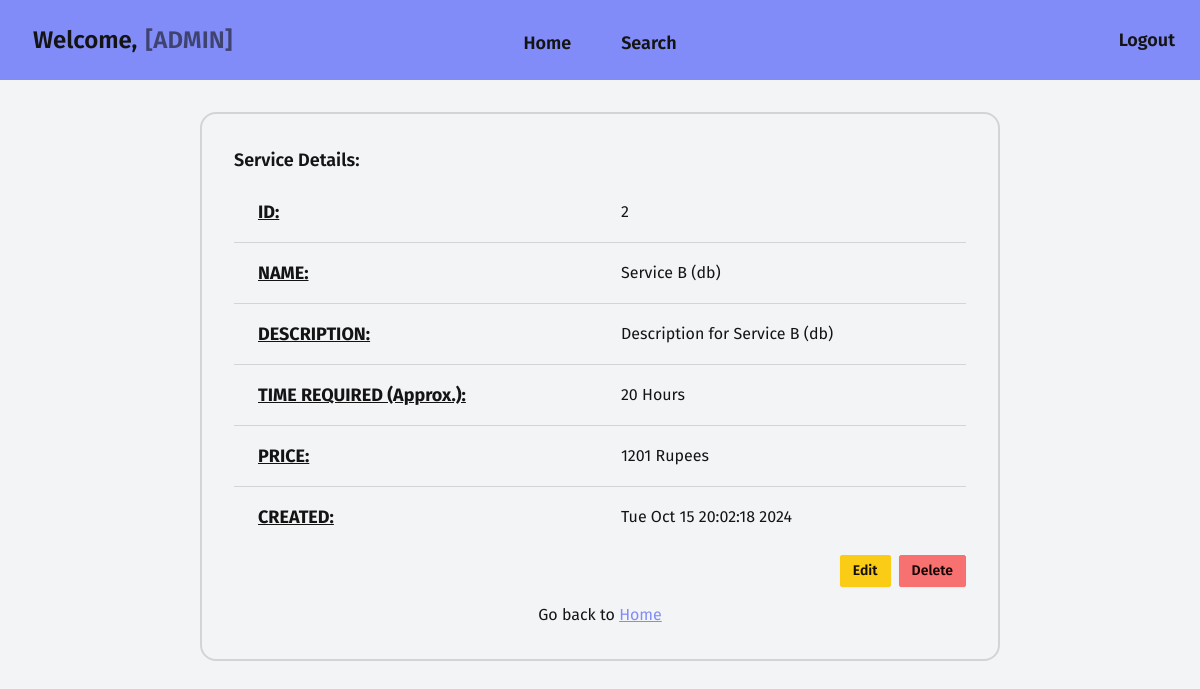
/admin/service/details/2, run on the app's committed database.
### models.py (models this page shows, shortened)
class Service(db.Model):
    __tablename__ = 'service'
    id: Mapped[int] = mapped_column(
        Integer, primary_key=True, autoincrement="auto")
    name: Mapped[str] = mapped_column(String(200))
    price: Mapped[int] = mapped_column(Integer)
    timereq: Mapped[Optional[int]] = mapped_column(Integer)  # in hours
    description: Mapped[str] = mapped_column(Text)
    professionals: Mapped[List["Professional"]
                          ] = relationship(back_populates="service")
    created: Mapped[Optional[datetime]] = mapped_column(
        DateTime, server_default=func.now())
    updated: Mapped[Optional[datetime]] = mapped_column(
        DateTime, default=func.now(), onupdate=func.now())

### views.py (the view)
@app.route("/admin/service/details/<service_id>")
def service_details(service_id):
    service = get_with_id(Service, service_id)
    if not service:
        return redirect(url_for('not_found'))
    return render_template("admin/service/details.html", service=service)

### models.py (called while the page is built)
def get_with_id(model, pkid):
    sql = select(model).where(model.id == pkid)
    result = db.session.scalars(sql).first()
    return result

### templates/admin/service/details.html (shortened to what this page needs)
{% extends "base/admin/loggedin.html" %}
{% block content %}
<section class="w-2/3 card card-bordered border-2">
  <div class="card-body">
    {% if service %}
    <h2 class="card-title text-lg">Service Details:</h2>
    <table class="table table-lg">
      <tbody>
        <tr>
          <td class="text-lg font-bold underline">ID:</td>
          <td>{{ service.id }}</td>
        </tr>
        <tr>
          <td class="text-lg font-bold underline">NAME:</td>
          <td>{{ service.name }}</td>
        </tr>
        <tr>
          <td class="text-lg font-bold underline">DESCRIPTION:</td>
          <td>{{ service.description }}</td>
        </tr>
        <tr>
          <td class="text-lg font-bold underline">TIME REQUIRED (Approx.):</td>
          <td>{{ service.timereq }} Hours</td>
        </tr>
        <tr>
          <td class="text-lg font-bold underline">PRICE:</td>
          <td>{{ service.price }} Rupees</td>
        </tr>
        <tr>
          <td class="text-lg font-bold underline">CREATED:</td>
          <td>{{ service.created.ctime() }}</td>
        </tr>
      </tbody>
    </table>
    <div class="flex items-center justify-end gap-2">
      <a href="{{ url_for('service_edit', service_id=service.id) }}">
        <button class="btn btn-sm btn-warning">Edit</button>
      </a>
      <a href="{{ url_for('service_delete', service_id=service.id) }}">
        <button class="btn btn-sm btn-error">Delete</button>
      </a>
    </div>
    {% else %}
    <p class="text-center text-lg font-bold">Requested service not found</p>
    {% endif %}
    <p class="text-center pt-2">
      Go back to <a href="{{ url_for('admin_home') }}" class="link link-primary">Home</a>
    </p>
  </div>
</section>
{% endblock %}

### data on the page
Service: id "2", name "Service B (db)", description "Description for Service B (db)", timereq "20", price "1201", created.ctime "Tue Oct 15 20:02:18 2024"
